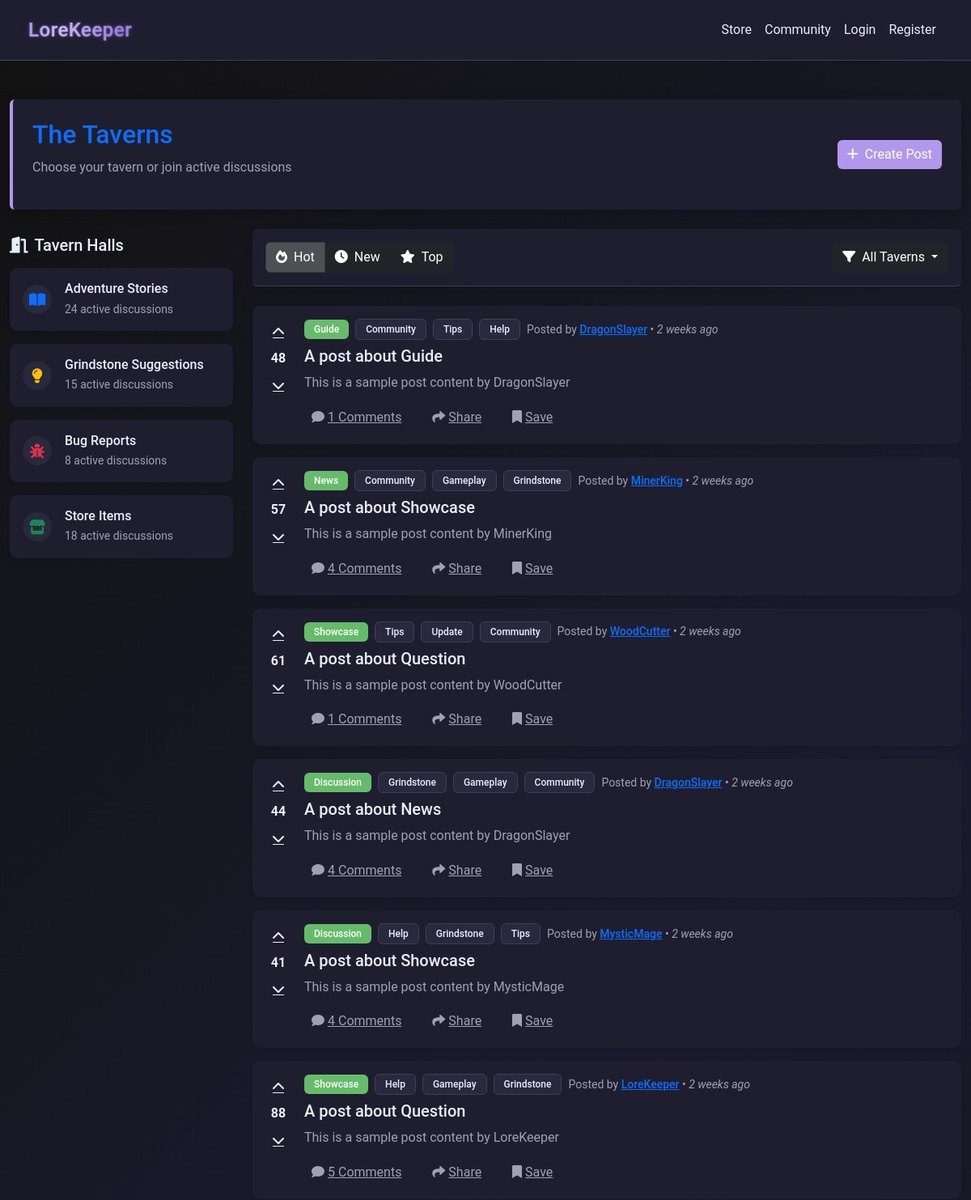
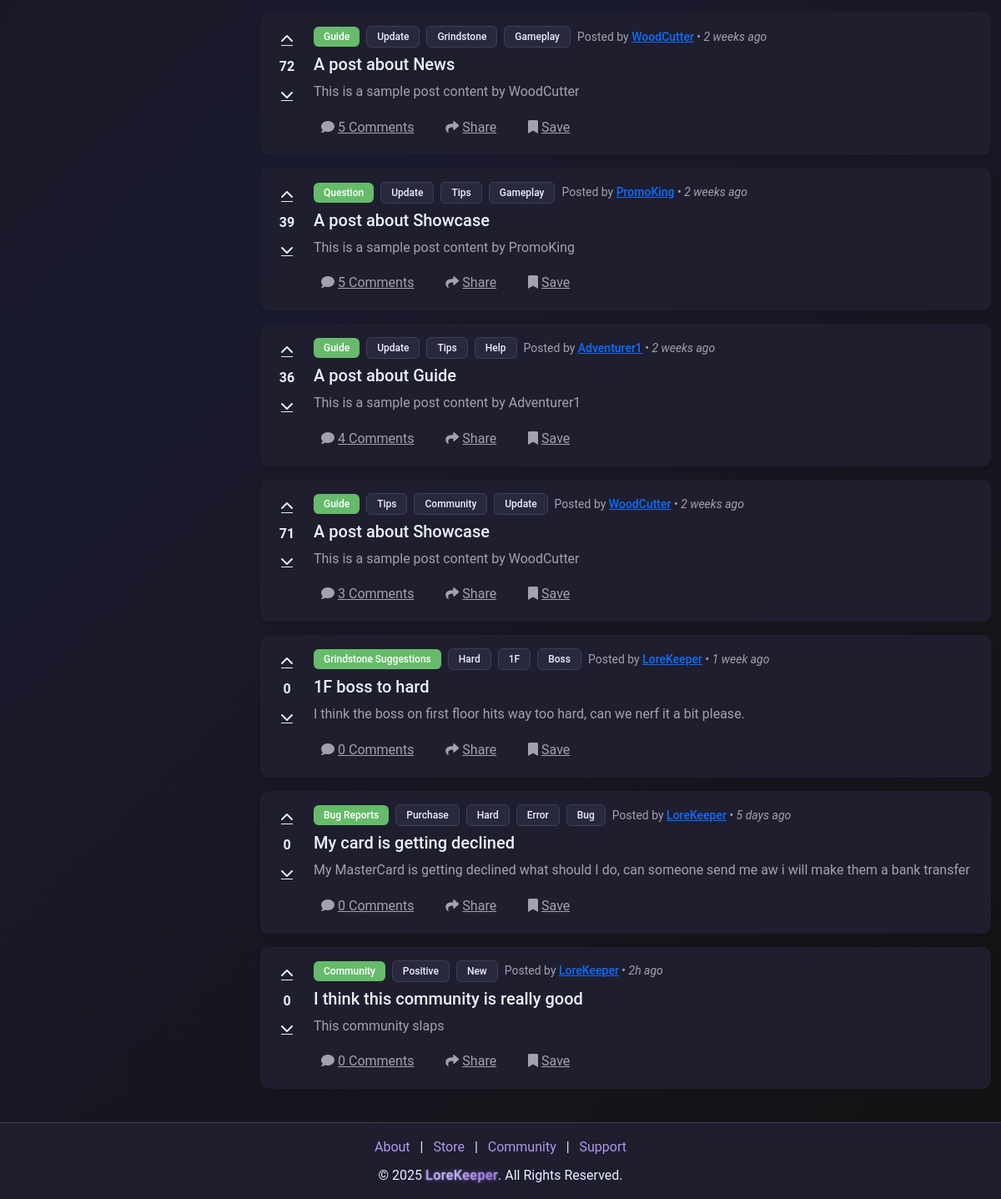
The app's page /community with its own data (2 pictures, top to bottom).
### models.py (models this page shows)
class CommunityPost(db.Model):
    __tablename__ = "community_posts"
    id = db.Column(db.Integer, primary_key=True)
    creator_id = db.Column(
        db.Integer, db.ForeignKey("users.id"), nullable=False, index=True
    )
    title = db.Column(db.String(255), nullable=False)
    content = db.Column(db.Text, nullable=False)
    category = db.Column(db.String(255), nullable=False)
    parent_id = db.Column(
        db.Integer, db.ForeignKey("community_posts.id"), nullable=True
    )
    tags = db.Column(db.String(255))
    upvotes = db.Column(db.Integer, default=0)
    downvotes = db.Column(db.Integer, default=0)
    created_at = db.Column(db.DateTime, default=datetime.utcnow)
    replies = db.relationship(
        "CommunityReply", back_populates="post", lazy=True, cascade="all, delete-orphan"
    )
    creator = db.relationship("User", back_populates="community_posts")

### app.py (the view)
@app.route("/community")
def community():
    reply_counts = (
        db.session.query(
            CommunityReply.post_id, func.count(CommunityReply.id).label("reply_count")
        )
        .group_by(CommunityReply.post_id)
        .subquery()
    )
    posts = (
        db.session.query(
            CommunityPost,
            User.username.label("creator_username"),
            func.coalesce(reply_counts.c.reply_count, 0).label("total_comments"),
        )
        .join(User, CommunityPost.creator_id == User.id)
        .outerjoin(reply_counts, CommunityPost.id == reply_counts.c.post_id)
        .all()
    )
    formatted_posts = []
    for post, username, total_comments in posts:
        post_dict = {
            "id": post.id,
            "title": post.title,
            "content": post.content,
            "category": post.category,
            "tags": post.tags.split(",") if post.tags else [],
            "total_comments": total_comments,
            "upvotes": post.upvotes,
            "downvotes": post.downvotes,
            "created_at": post.created_at,
            "creator_id": post.creator_id,
            "creator_username": username,
        }
        formatted_posts.append(post_dict)
    return render_template("forms_index.html", posts=formatted_posts)

### app.py (called while the page is built, shortened)
@app.after_request
def add_header(response):
    response.headers["Cache-Control"] = "no-store"
    return response

@app.route("/getCookie", methods=["POST", "GET"])
def getCookie():
    try:
        user_id = request.cookies.get("user_id")
    except Exception as e:
        print(f"Error getting cookie: {e}")
        session.clear()
    return redirect(url_for("home"))

@app.before_request
def before_request():
    try:
        if session.get("user_id"):
            session.permanent = True
        else:
            getCookie()
    except Exception:
        session.clear()

### templates/forms_index.html (shortened to what this page needs)
{% extends "nav_footer_template.html" %}
{% block content %}
<div class="content-wrapper">
    <div class="container-fluid py-4">
        <div class="row mb-4">
            <div class="col-12">
                <div class="forums-header p-4 rounded">
                    <div class="d-flex justify-content-between align-items-center">
                <div>
                    <h1 class="h2 text-primary mb-2">The Taverns</h1>
                    <p class="text-muted">Choose your tavern or join active discussions</p>
                </div>
                        <a href="/community/create_post" class="btn btn-primary btn-glow">
                    <i class="fas fa-plus me-2"></i>Create Post
                        </a>
                    </div>
                </div>
            </div>
        </div>
        <div class="row g-4">
            <div class="col-lg-3">
                <div class="sticky-top pt-2" style="top: 1rem;">
                    <h5 class="text-light mb-3"><i class="fas fa-door-open me-2"></i>Tavern Halls</h5>
                    <div class="card bg-dark border-0 shadow-sm mb-3 tavern-card" data-tavern="Adventure Stories">
                        <div class="card-body p-3">
                            <div class="d-flex align-items-center">
                                <div class="tavern-icon me-3">
                                    <i class="fas fa-book-open text-primary"></i>
                                </div>
                                <div class="flex-grow-1">
                                    <h6 class="mb-1">Adventure Stories</h6>
                                    <div class="small text-muted">24 active discussions</div>
                                </div>
                            </div>
                        </div>
                    </div>
                    <div class="card bg-dark border-0 shadow-sm mb-3 tavern-card" data-tavern="Grindstone Suggestions">
                        <div class="card-body p-3">
                            <div class="d-flex align-items-center">
                                <div class="tavern-icon me-3">
                                    <i class="fas fa-lightbulb text-warning"></i>
                                </div>
                                <div class="flex-grow-1">
                                    <h6 class="mb-1">Grindstone Suggestions</h6>
                                    <div class="small text-muted">15 active discussions</div>
                                </div>
                            </div>
                        </div>
                    </div>
                    <div class="card bg-dark border-0 shadow-sm mb-3 tavern-card" data-tavern="Bug Reports">
                        <div class="card-body p-3">
                            <div class="d-flex align-items-center">
                                <div class="tavern-icon me-3">
                                    <i class="fas fa-bug text-danger"></i>
                                </div>
                                <div class="flex-grow-1">
                                    <h6 class="mb-1">Bug Reports</h6>
                                    <div class="small text-muted">8 active discussions</div>
                                </div>
                            </div>
                        </div>
                    </div>
                    <div class="card bg-dark border-0 shadow-sm mb-3 tavern-card" data-tavern="Store Items">
                        <div class="card-body p-3">
                            <div class="d-flex align-items-center">
                                <div class="tavern-icon me-3">
                                    <i class="fas fa-store text-success"></i>
                                </div>
                                <div class="flex-grow-1">
                                    <h6 class="mb-1">Store Items</h6>
                                    <div class="small text-muted">18 active discussions</div>
                                </div>
                            </div>
                        </div>
                    </div>
                </div>
            </div>
            <div class="col-lg-9">
                <div class="forums-filter-bar p-3 rounded mb-4">
                    <div class="d-flex justify-content-between align-items-center">
                    <div class="btn-group">
                        <button type="button" class="btn btn-dark active">
                            <i class="fas fa-fire me-2"></i>Hot
                        </button>
                        <button type="button" class="btn btn-dark">
                            <i class="fas fa-clock me-2"></i>New
                        </button>
                        <button type="button" class="btn btn-dark">
                            <i class="fas fa-star me-2"></i>Top
                        </button>
                    </div>
                    <div class="dropdown">
                        <button class="btn btn-dark dropdown-toggle" type="button" data-bs-toggle="dropdown">
                                <i class="fas fa-filter me-2"></i>All Taverns
                        </button>
                        </div>
                    </div>
                </div>
                <div class="posts-container">
                    {% for post in posts %}
                    <div class="card bg-dark border-0 shadow-sm mb-3 post-card">
                        <div class="card-body p-3">
                            <div class="d-flex">
                                <div class="vote-controls me-3 d-flex flex-column align-items-center">
                                    <button class="btn btn-link text-light p-1 vote-btn" title="Upvote" data-post-id="{{post.id}}">
                                        <i class="fas fa-chevron-up"></i>
                                    </button>
                                    <div class="vote-count fw-bold my-1">{{post.upvotes - post.downvotes}}</div>
                                    <button class="btn btn-link text-light p-1 vote-btn" title="Downvote" data-post-id="{{post.id}}">
                                        <i class="fas fa-chevron-down"></i>
                                    </button>
                                </div>
                                <div class="post-content flex-grow-1">
                                    <div class="d-flex align-items-center mb-2">
                                        <span class="badge bg-success me-2">{{post.category}}</span>
                                        {% for tag in post.tags %}
                                        <span class="badge bg-secondary me-2">{{tag.title()}}</span>
                                        {% endfor %}
                                        <small class="text-muted">Posted by <a href="/user/{{post.creator_id}}" class="text-primary post-author" data-user-id="{{post.creator_id}}">{{post.creator_username|default('User')}}</a> • <span class="post-date" data-date="{{post.created_at}}">{{post.created_at}}</span></small>
                                    </div>
                                    <h5 class="mb-2">
                                        <a href="/community/post/{{post.id}}" class="text-light text-decoration-none hover-primary">{{post.title}}</a>
                                    </h5>
                                    <p class="text-muted mb-2">{{post.content}}</p>
                                    <div class="post-actions">
                                        <button class="btn btn-link text-muted p-0 me-3 post-action-btn">
                                            <i class="fas fa-comment me-1"></i>{{post.total_comments|default('0')}} Comments
                                        </button>
                                        <button class="btn btn-link text-muted p-0 me-3 post-action-btn">
                                            <i class="fas fa-share me-1"></i>Share
                                        </button>
                                        <button class="btn btn-link text-muted p-0 post-action-btn">
                                            <i class="fas fa-bookmark me-1"></i>Save
                                        </button>
                                    </div>
                                </div>
                            </div>
                        </div>
                    </div>
                    {% endfor %}
                </div>
            </div>
        </div>
    </div>
</div>
{% endblock %}

### templates/forms_index.html (style rules this page uses)
body { display: flex; flex-direction: column; min-height: 100vh; }
.content-wrapper { flex: 1 0 auto; display: flex; flex-direction: column; }
.container-fluid { flex: 1 0 auto; }
.forums-header { background-color: var(--card-background); border-left: 4px solid var(--accent-color); box-shadow: 0 4px 15px rgba(0, 0, 0, 0.2); transition: all 0.3s ease; }
.btn-glow { position: relative; overflow: hidden; transition: all 0.3s ease; }
.btn-glow:after { content: ''; position: absolute; top: -50%; left: -50%; width: 200%; height: 200%; background: linear-gradient( to bottom right, rgba(255, 255, 255, 0) 0%, rgba(255, 255, 255, 0.03) 40%, rgba(255, 255, 255, 0.08) 50%, rgba(255, 255, 255, 0.03) 60%, rgba(255, 255, 255, 0) 100% ); transform: rotate(45deg); opacity: 0; transition: 0.7s; }
.forums-filter-bar { background-color: var(--card-background); border-bottom: 1px solid var(--input-border); box-shadow: 0 2px 10px rgba(0, 0, 0, 0.1); }
.tavern-card { transition: all 0.3s ease; cursor: pointer; overflow: hidden; }
.tavern-icon { display: flex; align-items: center; justify-content: center; width: 36px; height: 36px; background-color: var(--input-background); border-radius: 50%; transition: all 0.3s ease; }
.tavern-icon i { font-size: 18px; transition: all 0.3s ease; }
.post-card { transition: all 0.3s ease; border-left: 3px solid transparent; }
.vote-btn { transition: all 0.2s ease; border-radius: 4px; width: 32px; height: 32px; display: flex; align-items: center; justify-content: center; }
.vote-count { font-size: 16px; min-width: 32px; text-align: center; transition: all 0.2s ease; }
.post-action-btn { transition: all 0.2s ease; border-radius: 4px; padding: 4px 8px !important; margin-top: 5px; display: inline-block; }
.sticky-top { z-index: 1020; }
.badge { transition: all 0.2s ease; }
.post-author { position: relative; transition: all 0.2s ease; font-weight: 500; }
.post-author:after { content: ''; position: absolute; bottom: -2px; left: 0; width: 0; height: 1px; background-color: var(--accent-color); transition: width 0.3s ease; }
.post-date { font-style: italic; }
.post-content h5 a { transition: color 0.2s ease; }

### records on screen
CommunityPost: upvotes "48", category "Guide", title "Community" "Tips" "Help", creator_username "DragonSlayer", title "A post about Guide", content "This is a sample post content by DragonSlayer", total_comments "1"
CommunityPost: upvotes "57", category "News", title "Community" "Gameplay" "Grindstone", creator_username "MinerKing", title "A post about Showcase", content "This is a sample post content by MinerKing", total_comments "4"
CommunityPost: upvotes "61", category "Showcase", title "Tips" "Update" "Community", creator_username "WoodCutter", title "A post about Question", content "This is a sample post content by WoodCutter", total_comments "1"
CommunityPost: upvotes "44", category "Discussion", title "Grindstone" "Gameplay" "Community", creator_username "DragonSlayer", title "A post about News", content "This is a sample post content by DragonSlayer", total_comments "4"
CommunityPost: upvotes "41", category "Discussion", title "Help" "Grindstone" "Tips", creator_username "MysticMage", title "A post about Showcase", content "This is a sample post content by MysticMage", total_comments "4"
CommunityPost: upvotes "88", category "Showcase", title "Help" "Gameplay" "Grindstone", creator_username "LoreKeeper", title "A post about Question", content "This is a sample post content by LoreKeeper", total_comments "5"
CommunityPost: upvotes "72", category "Guide", title "Update" "Grindstone" "Gameplay", creator_username "WoodCutter", title "A post about News", content "This is a sample post content by WoodCutter", total_comments "5"
CommunityPost: upvotes "39", category "Question", title "Update" "Tips" "Gameplay", creator_username "PromoKing", title "A post about Showcase", content "This is a sample post content by PromoKing", total_comments "5"
CommunityPost: post.upvotes-post.downvotes "36", category "Guide", title "Update" "Tips" "Help", creator_username "Adventurer1", title "A post about Guide", content "This is a sample post content by Adventurer1", total_comments "4"
CommunityPost: upvotes "71", category "Guide", title "Tips" "Community" "Update", creator_username "WoodCutter", title "A post about Showcase", content "This is a sample post content by WoodCutter", total_comments "3"
CommunityPost: upvotes "0", category "Grindstone Suggestions", title "Hard" "1F" "Boss", creator_username "LoreKeeper", title "1F boss to hard", content "I think the boss on first floor hits way too hard, can we nerf it a bit please.", total_comments "0"
CommunityPost: upvotes "0", category "Bug Reports", title "Purchase" "Hard" "Error" "Bug", creator_username "LoreKeeper", title "My card is getting declined", content "My MasterCard is getting declined what should I do, can someone send me aw i will make them a bank transfer", total_comments "0"
CommunityPost: upvotes "0", category "Community", title "Positive" "New", creator_username "LoreKeeper", title "I think this community is really good", content "This community slaps", total_comments "0"
